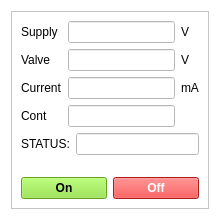
<?xml version="1.0" encoding="UTF-8"?>
<ui version="4.0">
 <class>channel_widget</class>
 <widget class="QWidget" name="channel_widget">
  <property name="geometry">
   <rect>
    <x>0</x>
    <y>0</y>
    <width>220</width>
    <height>220</height>
   </rect>
  </property>
  <property name="minimumSize">
   <size>
    <width>220</width>
    <height>220</height>
   </size>
  </property>
  <property name="windowTitle">
   <string>Form</string>
  </property>
  <property name="styleSheet">
   <string notr="true">background-color: rgb(255, 255, 255);</string>
  </property>
  <layout class="QVBoxLayout" name="verticalLayout_2">
   <item>
    <widget class="QFrame" name="frame">
     <property name="minimumSize">
      <size>
       <width>0</width>
       <height>0</height>
      </size>
     </property>
     <property name="maximumSize">
      <size>
       <width>400</width>
       <height>400</height>
      </size>
     </property>
     <property name="frameShape">
      <enum>QFrame::StyledPanel</enum>
     </property>
     <property name="frameShadow">
      <enum>QFrame::Raised</enum>
     </property>
     <layout class="QVBoxLayout" name="verticalLayout">
      <item>
       <layout class="QGridLayout" name="gridLayout">
        <item row="0" column="0">
         <widget class="QLabel" name="label_4">
          <property name="text">
           <string>Supply</string>
          </property>
         </widget>
        </item>
        <item row="0" column="1">
         <widget class="QLineEdit" name="lineEdit_supply">
          <property name="readOnly">
           <bool>true</bool>
          </property>
         </widget>
        </item>
        <item row="0" column="2">
         <widget class="QLabel" name="label_5">
          <property name="text">
           <string>V</string>
          </property>
         </widget>
        </item>
        <item row="1" column="0">
         <widget class="QLabel" name="label_7">
          <property name="text">
           <string>Valve</string>
          </property>
         </widget>
        </item>
        <item row="1" column="1">
         <widget class="QLineEdit" name="lineEdit_valve">
          <property name="readOnly">
           <bool>true</bool>
          </property>
         </widget>
        </item>
        <item row="1" column="2">
         <widget class="QLabel" name="label_8">
          <property name="text">
           <string>V</string>
          </property>
         </widget>
        </item>
        <item row="2" column="0">
         <widget class="QLabel" name="label_10">
          <property name="text">
           <string>Current</string>
          </property>
         </widget>
        </item>
        <item row="2" column="1">
         <widget class="QLineEdit" name="lineEdit_current">
          <property name="readOnly">
           <bool>true</bool>
          </property>
         </widget>
        </item>
        <item row="2" column="2">
         <widget class="QLabel" name="label_14">
          <property name="text">
           <string>mA</string>
          </property>
         </widget>
        </item>
        <item row="3" column="0">
         <widget class="QLabel" name="label_2">
          <property name="text">
           <string>Cont</string>
          </property>
         </widget>
        </item>
        <item row="3" column="1">
         <widget class="QLineEdit" name="lineEdit_cont">
          <property name="readOnly">
           <bool>true</bool>
          </property>
         </widget>
        </item>
       </layout>
      </item>
      <item>
       <layout class="QFormLayout" name="formLayout">
        <item row="0" column="0">
         <widget class="QLabel" name="label_6">
          <property name="text">
           <string>STATUS:</string>
          </property>
         </widget>
        </item>
        <item row="0" column="1">
         <widget class="QLineEdit" name="lineEdit_status">
          <property name="readOnly">
           <bool>true</bool>
          </property>
         </widget>
        </item>
       </layout>
      </item>
      <item>
       <layout class="QHBoxLayout" name="horizontalLayout">
        <item>
         <widget class="QPushButton" name="pushButton_on">
          <property name="font">
           <font>
            <weight>75</weight>
            <bold>true</bold>
           </font>
          </property>
          <property name="styleSheet">
           <string notr="true">background-color: rgb(138, 226, 52);</string>
          </property>
          <property name="text">
           <string>On</string>
          </property>
         </widget>
        </item>
        <item>
         <widget class="QPushButton" name="pushButton_off">
          <property name="font">
           <font>
            <weight>75</weight>
            <bold>true</bold>
           </font>
          </property>
          <property name="styleSheet">
           <string notr="true">background-color: rgb(239, 41, 41);
color: rgb(255, 255, 255);</string>
          </property>
          <property name="text">
           <string>Off</string>
          </property>
         </widget>
        </item>
       </layout>
      </item>
     </layout>
    </widget>
   </item>
  </layout>
 </widget>
 <resources/>
 <connections/>
</ui>
